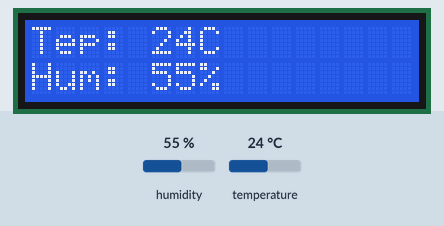
Recording of a sketch running on a simulated Arduino Uno, built with avr-gcc and run on an emulated ATmega328P. Shown: 16×2 character LCD. The test bench sets the inputs (shaded band); at power-on: humidity 55 %, temperature 24 °C. What the sketch prints to the serial monitor is not drawn.

Above: at 1.2 s.
1.3 s: humidity set to 22 %
At 1.8 s:
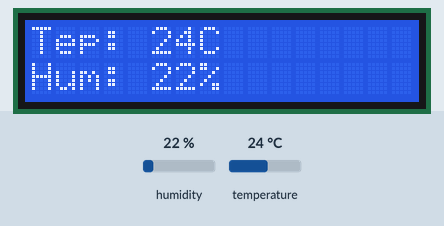
2.9 s: temperature set to 12 °C
At 3.6 s:
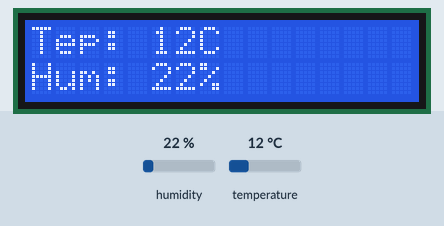
4.5 s: humidity set to 40 %
At 5.5 s:
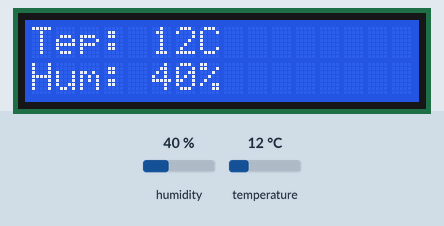
6.1 s: temperature set to 19 °C
At 7.3 s:
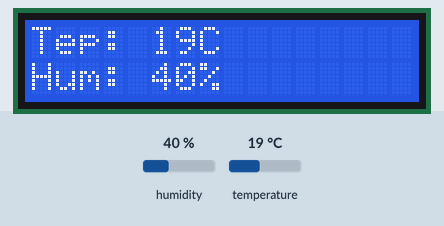
Timing chart, 0 to 8.6 s (numbered marks = the images above; inputs shaded):
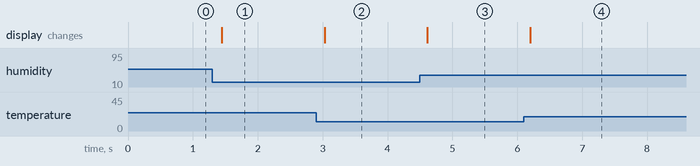

Measured:
- after the input at 1.3 s, the display: changes after 0.15 s (image 1)
- after the input at 2.9 s, the display: changes after 0.13 s (image 2)
- after the input at 4.5 s, the display: changes after 0.11 s (image 3)
- after the input at 6.1 s, the display: changes after 0.10 s (image 4)

The sketch:

dht11test.ino
```cpp
// 利用lcd1602显示DHT11的到的数据

#include <dht11.h>
#include <LiquidCrystal.h>
#define DHT11PIN 8        //设置DHT11数据传输引脚为8
dht11 DHT11;             //实例化一个对象
const int rs=12,en=11,d4=5,d5=4,d6=3,d7=2;
LiquidCrystal lcd (rs,en,d4,d5,d6,d7);

void setup() {

Serial.begin(9600);
lcd.begin(16,2);
pinMode(DHT11PIN,OUTPUT);
}

void loop() {
   int chk = DHT11.read(DHT11PIN);
   int t=(float)DHT11.temperature;
   int h=(float)DHT11.humidity;
  lcd.setCursor(0, 0);
  lcd.print("Tep: ");
  lcd.print(t);
  lcd.print("C");
  lcd.setCursor(0, 1);
  lcd.print("Hum: ");
  lcd.print(h);
  lcd.print("%");
  Serial.print("Tempeature:");
  Serial.print(t);
  Serial.println("℃");
  Serial.print("Humidity:");
  Serial.print(h);
  Serial.println("%");                     //串口打印测量的温湿度
  delay(200);
}
```
